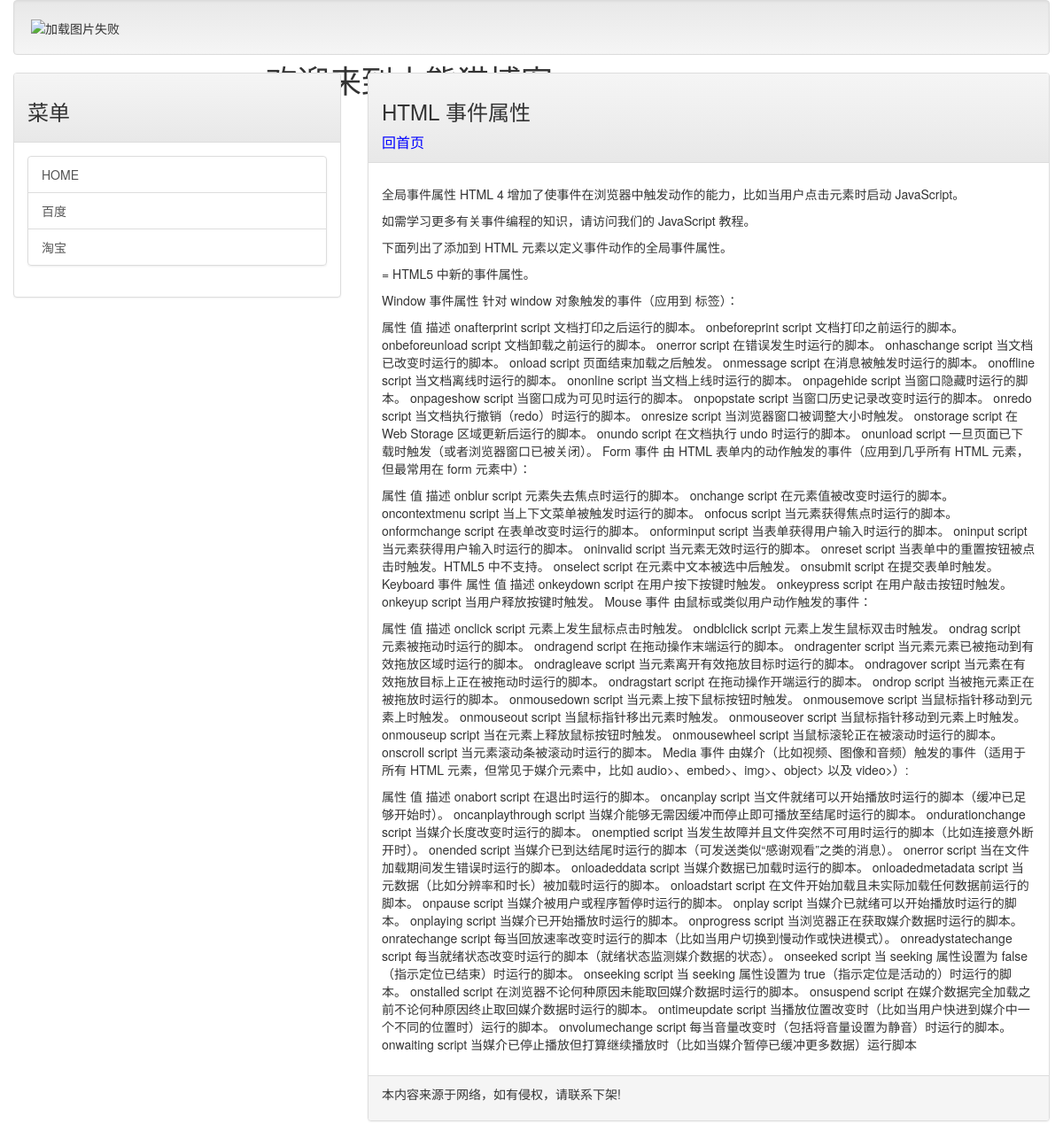
Screenshot of /post/html_ref_eventattributes with the database file from the repository.
### mainsite/models.py (models this page shows, shortened)
class Post(models.Model):
    title = models.CharField(max_length=200)
    slug = models.CharField(max_length=200)
    body = models.TextField()
    abstract = models.CharField(max_length=120, blank=True)
    pub_date = models.DateTimeField(auto_now_add=timezone.now)
    class Mate:
        ordering = ('-pub_date', )

### mainsite/views.py (the view)
# urls.py: url(r'^post/(\w+)', showpost),
def showpost(request, slug):
    temprate = get_template('post.html')
    try:
        post = Post.objects.get(slug=slug)
        if post != None:
            content = temprate.render(locals())
            return HttpResponse(content)
    except Exception:
        redirect('/')

### templates/post.html (shortened to what this page needs)
{% extends "base.html" %}
{% load markdown_deux_tags %}
{% block headmessage %}
    <h3>{{post.title}}</h3>
    <a href="/" class="tit">回首页</a>
{% endblock %}
{% block content %}
    <p style="font-size: 12px; letter-spacing: 2pt;">{{post.body | markdown}}</p>
{% endblock %}

### rows the page displays
Post: title "HTML 事件属性", body "全局事件属性 HTML 4 增加了使事件在浏览器中触发动作的能力，比如当用户点击元素时启动 JavaScript。 如需学习更多有关事件编程的知识，请访问我们的 JavaScript 教程。 下面列出了添加到 HTML 元素以定义事件动作的全局事件属性。 = HTML5 中新的事件属性。 Window 事件属性 针对 window 对象触发的事件（应用到 标签）： 属性 值 描述 onafterprint script 文档打印之后运行的脚本。 onbeforeprint script 文档打印之前运行的脚本。 onbeforeunload script 文档卸载之前运行的脚本。 onerror script 在错误发生时运行的脚本。 onhaschange script 当文档已改变时运行的脚本。 onload script 页面结束加载之后触发。 onmessage script 在消息被触发时运行的脚本。 onoffline script 当文档离线时运行的脚本。 ononline script 当文档上线时运行的脚本。 onpagehide script 当窗口隐藏时运行的脚本。 onpageshow script 当窗口成为可见时运行的脚本。 onpopstate script 当窗口历史记录改变时运行的脚本。 onredo script 当文档执行撤销（redo）时运行的脚本。 onresize script 当浏览器窗口被调整大小时触发。 onstorage script 在 Web Storage 区域更新后运行的脚本。 onundo script 在文档执行…"
